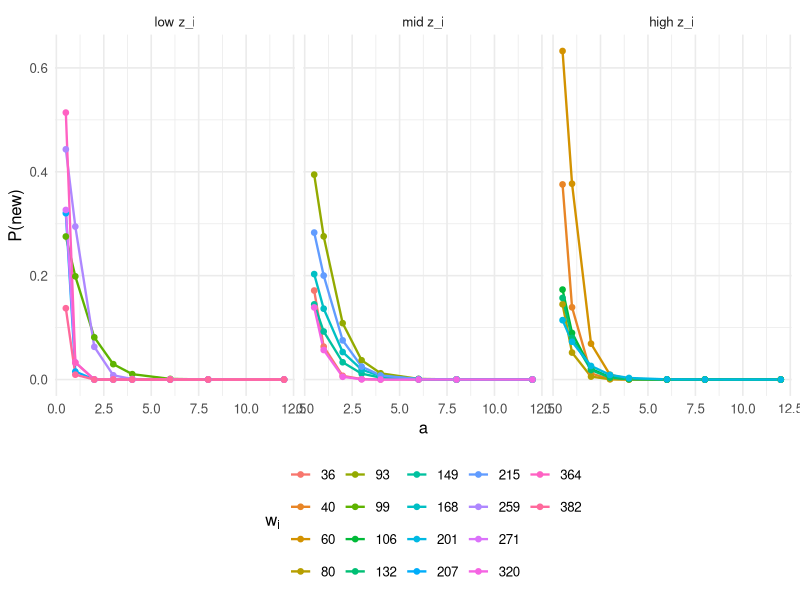
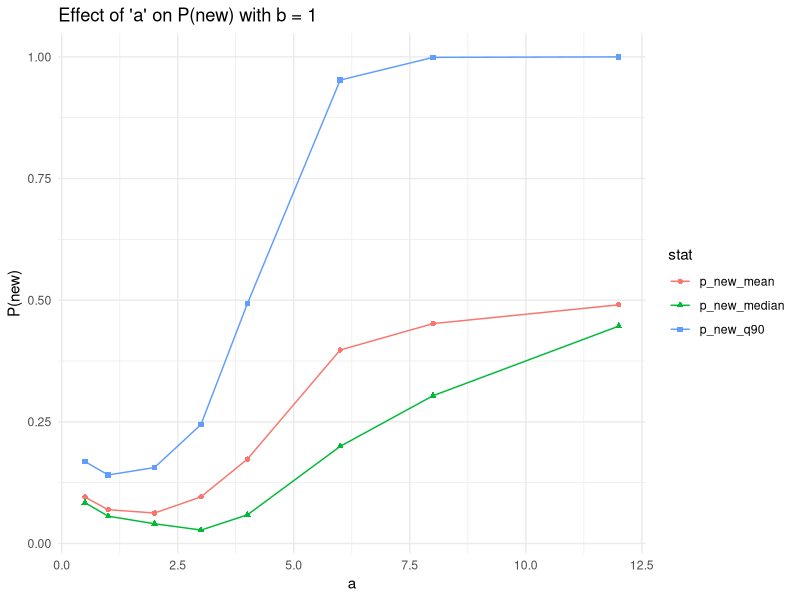

The R source for these figures, in order: (Note: this script raises an error after producing the figures.)
# ---------------------------
# BT–SBM simulation + P(new)
# ---------------------------
set.seed(123)

# Logistic win-prob from lambdas
lambda_to_theta <- function(lam) {
  outer(lam, lam, function(a, b) a / (a + b))
}

simulate_bt_sbm <- function(n = 60, K_true = 6, ratio = 2.5,
                            mean_matches = 20, p_edge = 0.3) {
  # Balanced labels (approx)
  z <- rep(seq_len(K_true), length.out = n)
  z <- sample(z)
  # Geometric block strengths, GM = 1
  lam_blocks <- ratio^(0:(K_true - 1))
  lam_blocks <- lam_blocks / exp(mean(log(lam_blocks)))
  lam_item <- lam_blocks[z]
  # Match topology
  N <- matrix(0L, n, n)
  for (i in 1:(n - 1)) for (j in (i + 1):n) {
    if (runif(1) < p_edge) {
      nij <- rpois(1, mean_matches)
      N[i, j] <- N[j, i] <- nij
    }
  }
  # Outcomes
  W <- matrix(0L, n, n)
  for (i in 1:(n - 1)) for (j in (i + 1):n) {
    nij <- N[i, j]
    if (nij > 0L) {
      p <- lam_item[i] / (lam_item[i] + lam_item[j])
      wij <- rbinom(1, nij, p)
      W[i, j] <- wij
      W[j, i] <- nij - wij
    }
  }
  # Gamma augmentation draws Z; only row sums matter
  Z <- matrix(0, n, n)
  Z_row <- numeric(n); w_row <- rowSums(W)
  for (i in 1:(n - 1)) for (j in (i + 1):n) {
    nij <- N[i, j]
    if (nij > 0L) {
      rate <- lam_item[i] + lam_item[j]
      zdraw <- rgamma(1, shape = nij, rate = rate) # scale=1/rate
      Z[i, j] <- Z[j, i] <- zdraw
      Z_row[i] <- Z_row[i] + zdraw
      Z_row[j] <- Z_row[j] + zdraw
    }
  }
  list(W = W, N = N, Z = Z, Z_row = Z_row, w_row = w_row,
       z = z, lam_item = lam_item, lam_blocks = lam_blocks)
}

# Anchored collapsed new score (increment rel. to empty cluster)
log_new_anchored <- function(wi, Zi, a, b) {
  lgamma(a + wi) - (a + wi) * log(b + Zi)
}

# One-step P(new) vs best existing competitor (hybrid rule)
p_new_for_item <- function(wi, Zi, lam_exist, a, optionA = F) {
  if (optionA) {
    b <- exp(digamma(a))  # scale alignment
    # center occupied lambdas to GM = 1
    lam <- lam_exist / exp(mean(log(lam_exist)))
  } else {
    b <- 1; lam <- lam_exist
  }
  # plug-in scores (existing); take best competitor
  logp_exist <- wi * log(lam) - lam * Zi
  best_exist <- max(logp_exist)
  # anchored collapsed new score
  logp_new <- log_new_anchored(wi, Zi, a, b)
  # 2-class softmax prob
  m <- max(best_exist, logp_new)
  p_new <- exp(logp_new - m) / (exp(best_exist - m) + exp(logp_new - m))
  c(p_new = p_new, b_eff = b)
}

# ----- Run a sensitivity sweep over 'a' -----
library(dplyr)

sim <- simulate_bt_sbm(n = 60, K_true = 6, ratio = 2.5,
                       mean_matches = 20, p_edge = 0.3)

lam_exist <- sim$lam_blocks  # existing blocks' lambdas (GM=1 by construction)

a_grid <- c(0.5, 1, 2, 3, 4, 6, 8, 12)

res <- lapply(a_grid, function(a) {
  out <- sapply(seq_along(sim$w_row), function(i) {
    p_new_for_item(sim$w_row[i], sim$Z_row[i], lam_exist, a, optionA = F)
  })
  tibble(a = a,
         p_new_mean   = mean(out["p_new", ]),
         p_new_median = median(out["p_new", ]),
         p_new_q90    = quantile(out["p_new", ], 0.9),
         b_eff        = as.numeric(out["b_eff", 1]))
}) %>% bind_rows()

print(res)

# Optional: plot
if (requireNamespace("ggplot2", quietly = TRUE)) {
  library(ggplot2)
  res_long <- tidyr::pivot_longer(res, cols = starts_with("p_new_"),
                                  names_to = "stat", values_to = "value")
  plot1 = ggplot(res_long, aes(a, value, shape = stat,color = stat)) +
    geom_point() + geom_line() +
    labs(title = "Effect of 'a' on P(new) with b = 1",
         x = "a", y = "P(new)") +
    theme_minimal()
  plot1
  ggsave(filename = "./images/sensitivity_b1.png",plot1)
}




library(dplyr)
library(tidyr)
library(ggplot2)

# Build an item-level frame with observed wi and Zi
items <- tibble(
  i   = seq_along(sim$w_row),
  wi  = as.integer(sim$w_row),
  Zi  = sim$Z_row
) %>%
  mutate(
    Z_bin_id = ntile(Zi, 3),
    Z_bin    = factor(Z_bin_id, labels = c("low z_i", "mid z_i", "high z_i"))
  )

# Compute P(new) for each item across the a-grid
res_item <- lapply(a_grid, function(a) {
  items %>%
    rowwise() %>%
    mutate(p_new = p_new_for_item(wi, Zi, lam_exist, a, optionA = T)[["p_new"]]) %>%
    ungroup() %>%
    mutate(a = a)
}) %>% bind_rows()

# OPTIONAL: pick representative wi values within each Z panel to avoid spaghetti
# Here we take 6 quantiles of wi per Z_bin and keep unique integer values
rep_w_by_z <- res_item %>%
  distinct(Z_bin, wi) %>%
  group_by(Z_bin) %>%
  summarize(
    wi_rep = unique(as.integer(quantile(wi, probs = c(.05, .20, .4, .6, .8, .95), type = 1))),
    .groups = "drop"
  ) %>%
  unnest_longer(wi_rep) %>%
  distinct(Z_bin, wi = wi_rep)

# Aggregate across items that share the same (Z_bin, wi) at each a
plot_df <- res_item %>%
  inner_join(rep_w_by_z, by = c("Z_bin", "wi")) %>%
  group_by(Z_bin, wi, a) %>%
  summarize(p_new = mean(p_new), .groups = "drop") %>%
  mutate(wi_f = factor(wi))  # for a discrete legend

# Plot: lines by wi, facets by Z_bin
plot2 <- ggplot(plot_df, aes(x = a, y = p_new, color = wi_f, group = wi_f)) +
  geom_line(linewidth = 0.8) +
  geom_point(size = 1.6) +
  facet_wrap(~ Z_bin, ncol = 3) +
  labs(
    x = "a",
    y = "P(new)",
    color = expression(w[i])
  ) +
  theme_minimal(base_size = 12) +
  theme(legend.position = "bottom")

print(plot2)
# ggsave("./images/pnew_lines_by_wi_faceted_by_zibpsia.png", plot2, width = 9, height = 5.5, dpi = 300)



# Load required package
library(Deriv)

# Define the function to invert the trigamma numerically
inv_trigamma <- function(tau2) {
  f <- function(a) trigamma(a) - tau2
  uniroot(f, interval = c(1e-8, 100))$root
}

# Values of tau
tau <- c(0.25, 0.33, 0.50, 0.70, 1.00)

# Compute corresponding a values by solving ψ₁(a) = τ²
a <- sapply(tau, function(t) inv_trigamma(t^2))

# Create the table
tab <- data.frame(
  a = seq(6,1)
)%>%
  mutate(tau = round(sqrt(trigamma(a)),2))%>%
  mutate(sd_lambda = round(sqrt(a)/exp(digamma(a)),2))

kable(tab, format = "latex", digits = 3, booktabs = TRUE) %>%
  kable_styling(latex_options = c("striped", "hold_position"))






